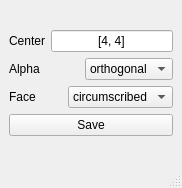
<?xml version="1.0" encoding="UTF-8"?>
<ui version="4.0">
 <class>composite</class>
 <widget class="QMainWindow" name="composite">
  <property name="geometry">
   <rect>
    <x>0</x>
    <y>0</y>
    <width>182</width>
    <height>188</height>
   </rect>
  </property>
  <property name="windowTitle">
   <string>Central Composite Design</string>
  </property>
  <widget class="QWidget" name="centralwidget">
   <layout class="QGridLayout" name="gridLayout">
    <item row="0" column="0">
     <layout class="QVBoxLayout" name="verticalLayout">
      <item>
       <layout class="QHBoxLayout" name="horizontalLayout">
        <item>
         <widget class="QLabel" name="label">
          <property name="toolTip">
           <string>A 1-by-2 array of integers, the number of center points in each block of the design.</string>
          </property>
          <property name="toolTipDuration">
           <number>-1</number>
          </property>
          <property name="text">
           <string>Center</string>
          </property>
         </widget>
        </item>
        <item>
         <widget class="QLineEdit" name="center">
          <property name="toolTip">
           <string>A 1-by-2 array of integers, the number of center points in each block  of the design.</string>
          </property>
          <property name="toolTipDuration">
           <number>-1</number>
          </property>
          <property name="layoutDirection">
           <enum>Qt::LeftToRight</enum>
          </property>
          <property name="text">
           <string notr="true">[4, 4]</string>
          </property>
          <property name="alignment">
           <set>Qt::AlignCenter</set>
          </property>
         </widget>
        </item>
       </layout>
      </item>
      <item>
       <layout class="QHBoxLayout" name="horizontalLayout_2">
        <item>
         <widget class="QLabel" name="label_2">
          <property name="toolTip">
           <string>A string describing the effect of alpha has on the variance. ``alpha``
        can take on the following values</string>
          </property>
          <property name="text">
           <string>Alpha</string>
          </property>
         </widget>
        </item>
        <item>
         <widget class="QComboBox" name="alpha">
          <property name="toolTip">
           <string>A string describing the effect of alpha has on the variance. ``alpha``
        can take on the following values</string>
          </property>
          <item>
           <property name="text">
            <string>orthogonal</string>
           </property>
          </item>
          <item>
           <property name="text">
            <string>rotatable</string>
           </property>
          </item>
         </widget>
        </item>
       </layout>
      </item>
      <item>
       <layout class="QHBoxLayout" name="horizontalLayout_3">
        <item>
         <widget class="QLabel" name="label_3">
          <property name="toolTip">
           <string>The relation between the start points and the corner (factorial) points.
        There are three options for this input</string>
          </property>
          <property name="text">
           <string>Face</string>
          </property>
         </widget>
        </item>
        <item>
         <widget class="QComboBox" name="face">
          <property name="toolTip">
           <string>The relation between the start points and the corner (factorial) points.
        There are three options for this input</string>
          </property>
          <item>
           <property name="text">
            <string>circumscribed</string>
           </property>
          </item>
          <item>
           <property name="text">
            <string>inscribed</string>
           </property>
          </item>
          <item>
           <property name="text">
            <string>faced</string>
           </property>
          </item>
         </widget>
        </item>
       </layout>
      </item>
      <item>
       <widget class="QPushButton" name="save">
        <property name="text">
         <string>Save</string>
        </property>
       </widget>
      </item>
     </layout>
    </item>
   </layout>
  </widget>
  <widget class="QMenuBar" name="menubar">
   <property name="geometry">
    <rect>
     <x>0</x>
     <y>0</y>
     <width>182</width>
     <height>22</height>
    </rect>
   </property>
  </widget>
  <widget class="QStatusBar" name="statusbar"/>
 </widget>
 <resources/>
 <connections/>
</ui>
